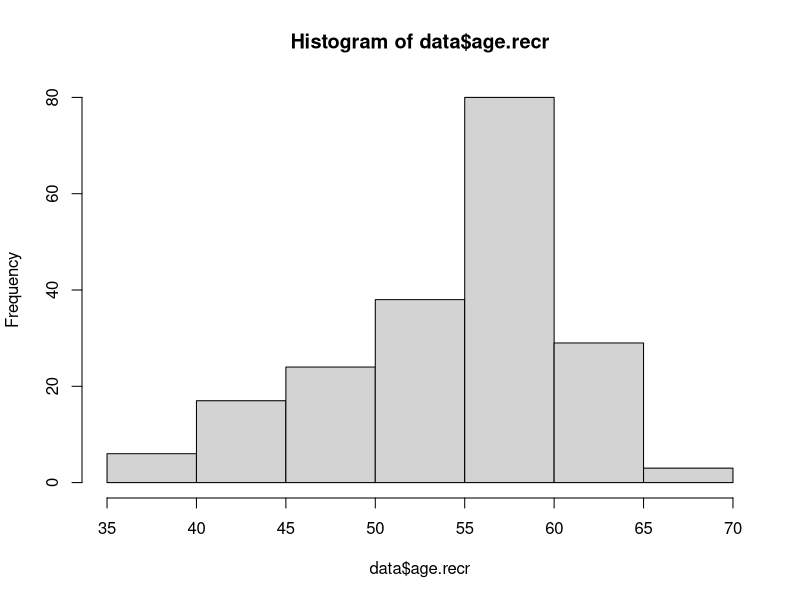
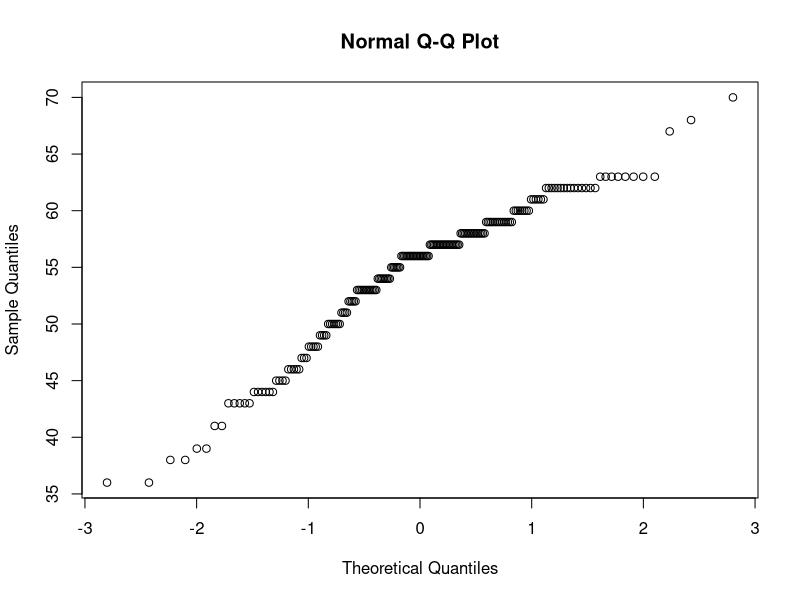
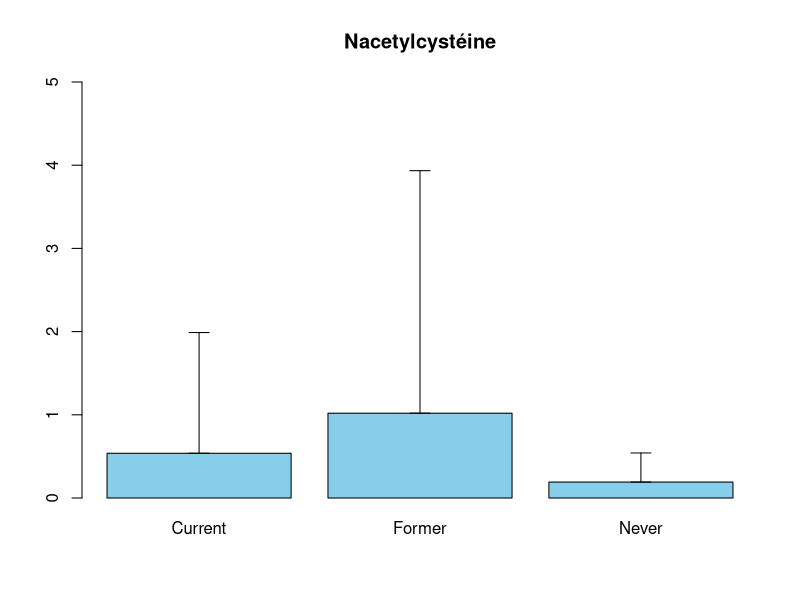
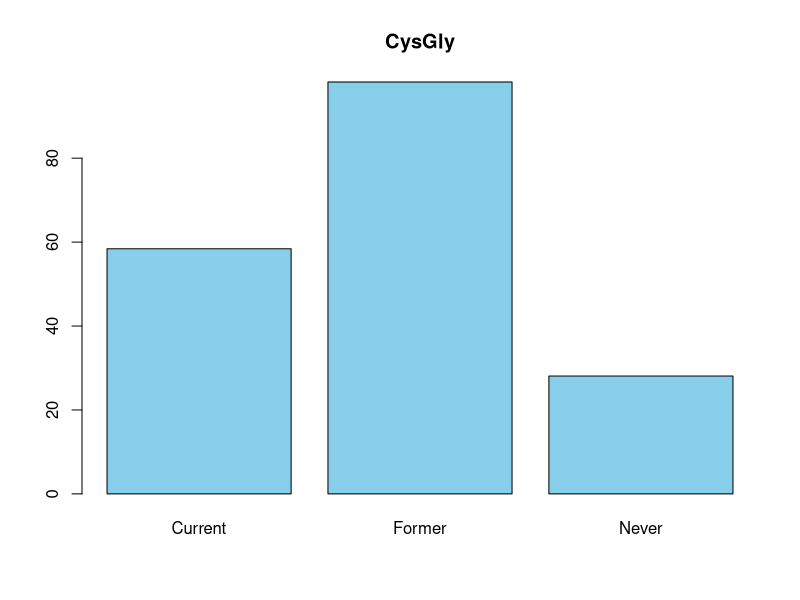
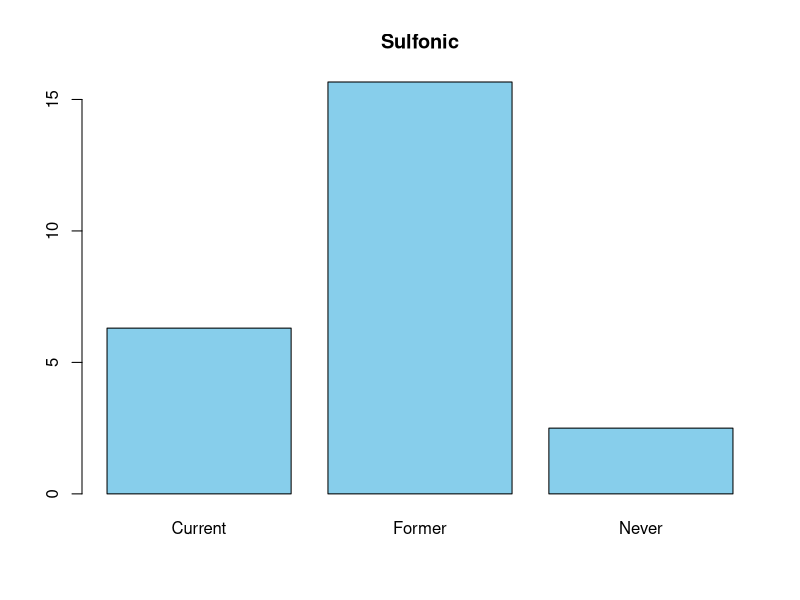
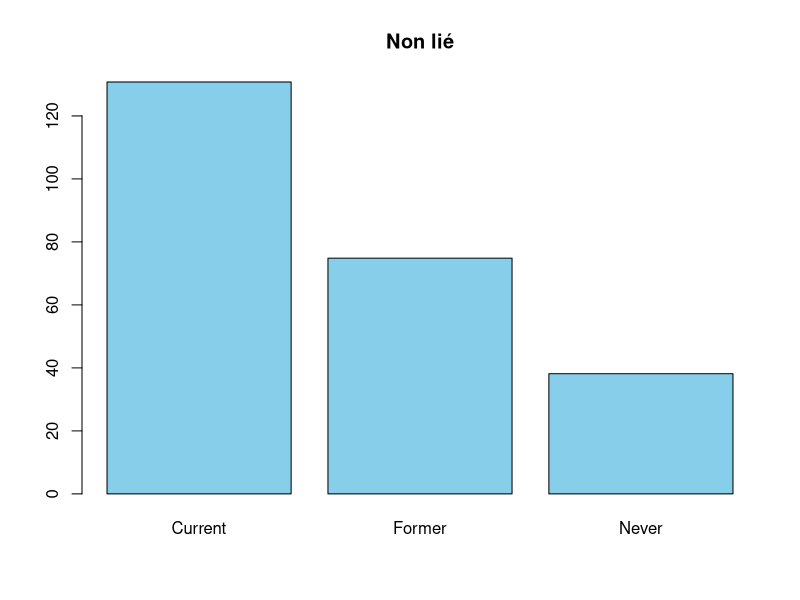
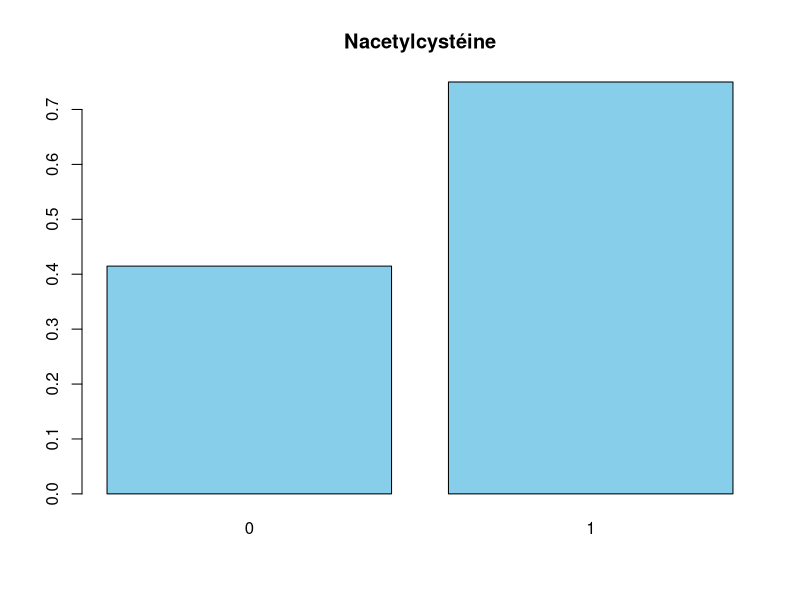
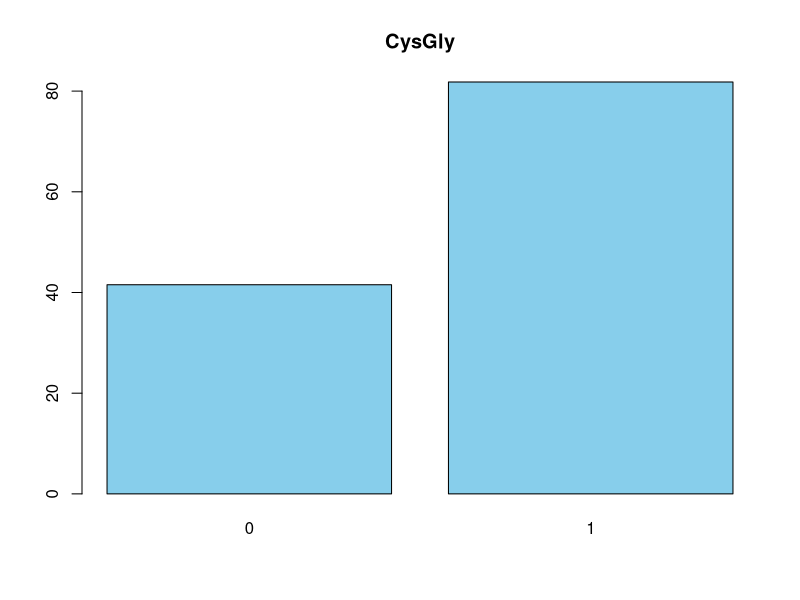

The R source for these figures, in order: (Note: this script raises an error after producing the figures.)
#==========================================================================================================
#                                           Stat descriptives
#==========================================================================================================

getwd()
setwd("C:/Users/Edmond/OneDrive - Université Côte d'Azur/Documents/Cours/Cours Polytech/GB4/S1/Stat/Projet-R-GB4")
data = read.csv("LC-Adductomics.csv")
data
View(data)




# Partie 1
dim(data)
summary(data)

# Détail des moyennes et écart types des Albumines
summary(data$Albumin.adduct.of.CysGly)
summary(data$Albumin.adduct.of.Nacetylcysteine)
summary(data$Albumin.adduct.of.sulfonic.acid)
summary(data$Albumin.unadducted)


table(data$gender)
# 120 hommes et 77 femmes, test stat pour voir si différence significative

table(data$centre)
# 110 personnes sur Turin et 87 à Varese

table(data$smoking_status)
# 67 fumeur actuel, 64 anciens fumeurs et 66 never

table(data$case)
# 101 Sains et 96 Cancéreux 

table(data$case, data$gender)
table(data$case, data$smoking_status)


hist(data$age.recr)
qqnorm(data$age.recr)
shapiro.test(data$age.recr)
# répartition normale pas très claire

# Crée un vecteur pour les moyennes et comparaison en fonction des statut tabagique
(moyennes_par_etat = tapply(data$Albumin.adduct.of.Nacetylcysteine, data$smoking_status, mean))
# Ecart type
ecart_types_par_etat <- tapply(data$Albumin.adduct.of.Nacetylcysteine, data$smoking_status, sd)
# barplot 
bp = barplot(height = moyennes_par_etat, col = "skyblue", main = "Nacetylcystéine", ylim = c(0,5) )
# Barre d'erreur sd
arrows(bp, moyennes_par_etat, bp, moyennes_par_etat + ecart_types_par_etat, angle = 90, code = 3, length = 0.1, col = "black")


(moyennes_par_etat = tapply(data$Albumin.adduct.of.CysGly, data$smoking_status, mean))
barplot(height = moyennes_par_etat, col = "skyblue", main = "CysGly" )

(moyennes_par_etat = tapply(data$Albumin.adduct.of.sulfonic.acid, data$smoking_status, mean))
barplot(height = moyennes_par_etat, col = "skyblue", main = "Sulfonic" )

(moyennes_par_etat = tapply(data$Albumin.unadducted, data$smoking_status, mean))
barplot(height = moyennes_par_etat, col = "skyblue", main = "Non lié" )



moyennes_par_etat = tapply(data$Albumin.adduct.of.Nacetylcysteine, data$case, mean)
barplot(height = moyennes_par_etat, col = "skyblue", main = "Nacetylcystéine" )

moyennes_par_etat = tapply(data$Albumin.adduct.of.CysGly, data$case, mean)
barplot(height = moyennes_par_etat, col = "skyblue", main = "CysGly" )

moyennes_par_etat = tapply(data$Albumin.adduct.of.sulfonic.acid, data$case, mean)
barplot(height = moyennes_par_etat, col = "skyblue", main = "Sulfonic" )

moyennes_par_etat = tapply(data$Albumin.unadducted, data$case, mean)
barplot(height = moyennes_par_etat, col = "skyblue", main = "Non lié" )

#Histogramme 
hist(data$Albumin.adduct.of.Nacetylcysteine)
wilcox.test(data$Albumin.adduct.of.Nacetylcysteine[data$case=="1"],data$Albumin.adduct.of.Nacetylcysteine[data$case=="0"])

hist(data$Albumin.adduct.of.CysGly)
wilcox.test(data$Albumin.adduct.of.CysGly[data$case=="1"],data$Albumin.adduct.of.CysGly[data$case=="0"])

hist(data$Albumin.adduct.of.sulfonic.acid)
wilcox.test(data$Albumin.adduct.of.sulfonic.acid[data$case=="1"],data$Albumin.adduct.of.sulfonic.acid[data$case=="0"])

hist(data$Albumin.unadducted)
wilcox.test(data$Albumin.unadducted[data$case=="1"],data$Albumin.unadducted[data$case=="0"])


mymodel = glm(data$case ~data$Albumin.adduct.of.Nacetylcysteine)
summary(mymodel)

mymodel2 = glm(data$case ~ data$Albumin.adduct.of.CysGly)
summary(mymodel2)

mymodel3 = glm(data$case ~ data$Albumin.adduct.of.sulfonic.acid)
summary(mymodel3)

mymodel4 = glm(data$case ~ data$smoking_status)
summary(mymodel4)



# Visualisation de la corrélation entre les 4 variables numériques
test = data.frame(data$Albumin.adduct.of.Nacetylcysteine, data$Albumin.adduct.of.CysGly, data$Albumin.unadducted, data$Albumin.adduct.of.sulfonic.acid)
pairs(test)



# Calcul des proportions avec prop.table
(proportion <- prop.table(table(data$smoking_status)))
Légende = names(proportion)

library(ggplot2)
# Création du graphique circulaire
ggplot(NULL, aes(x = "", y = proportion, fill = Légende)) +
  geom_bar(stat = "identity", width = 1) +
  coord_polar(theta = "y") +
  scale_fill_manual(values = c("#E69F00", "#56B4E9", "#009E73")) +
  labs(title = "Diagramme circulaire représentant les\n proportions des états tabagiques") +
  theme_void() +
  theme(plot.title = element_text(hjust = 0.5, size = 14)) +
  theme(plot.margin = unit(c(1, 0.5, 1, 1), "cm")) +
  geom_text(aes(label = paste0(round(proportion * 100), "%")), position = position_stack(vjust = 0.5), size = 5)



#============================ Valeurs aberrantes ==============================================

# Mise en forme des données
albumine = c(data$Albumin.adduct.of.Nacetylcysteine , data$Albumin.adduct.of.CysGly ,
            data$Albumin.unadducted , data$Albumin.adduct.of.sulfonic.acid)
type_albumine = rep(c("Albumin.adduct.of.Nacetylcysteine", "Albumin.adduct.of.CysGly",
                  "Albumin.unadducted", "Albumin.adduct.of.sulfonic.acid"), each = 197)

data3 = data.frame(albumine, type_albumine)
View(data3)

library(ggplot2)
# boxplot général pour voir que c'est la d Les points en dehors des traits sont aberrants
ggplot(data3, aes(x=type_albumine,y=albumine, fill=type_albumine)) +
  geom_boxplot()+ 
  xlab(label = "Différents types d'albumines") +
  ylab(label = "Concentration") +
  theme(axis.text.x = element_text(angle=30, hjust=1, vjust=1))+
  theme(legend.position="none")+
  ggtitle("Boxplot des différentes albumines")

# Zoom pour mieux voir
ggplot(data3, aes(x=type_albumine,y=albumine, fill=type_albumine)) +
  geom_boxplot()+ 
  xlab(label = "Différents types d'albumines") +
  ylab(label = "Concentration") +
  theme(axis.text.x = element_text(angle=30, hjust=1, vjust=1))+
  theme(legend.position="none")+
  ggtitle("Boxplot des différentes albumines")+
  ylim(c(0,10))



# Exclusion valeurs aberrantes

# https://delladata.fr/comment-detecter-les-outliers-avec-r/

#============================ CysGly ===============================

# Filtrer les données
(albu_CysGly <- data3[data3$type_albumine == "Albumin.adduct.of.CysGly",])
albu_CysGly2 = albu_CysGly


# Calculer les valeurs aberrantes
# Prend les valeurs supérieures ou inférieurs aux quartiles +-1.5 fois l'écart interquartile
(outliers <- boxplot.stats(data$Albumin.adduct.of.CysGly)$out)

# Afficher les indes des valeurs aberrantes
(index_outliers = which(data$Albumin.adduct.of.CysGly %in% c(outliers)))
# Suppression des valeurs aberrantes
albu_CysGly$albumine[index_outliers] = NaN
boxplot(albu_CysGly$albumine)


data$smoking_status = as.factor(data$smoking_status)
albu = c("Albumin.adduct.of.CysGly", "Albumin.adduct.of.Nacetylcysteine", "Albumin.unadducted", "Albumin.adduct.of.sulfonic.acid")

# Dégage les valeurs aberrantes par état tabagique
for (i in levels(data$smoking_status)){
  outliers = boxplot.stats(data$Albumin.adduct.of.CysGly[data$smoking_status == i])$out
  index_outliers = which(data$Albumin.adduct.of.CysGly %in% c(outliers))
  # Affiche les valeurs détéctées
  print(i)
  print(outliers)
  # Suppression des valeurs aberrantes
  albu_CysGly2$albumine[index_outliers] = NaN
}
boxplot(albu_CysGly2$albumine)

#============================ Nacetyl ===============================

# Filtrer les données
(albu_Nacetyl <- data3[data3$type_albumine == "Albumin.adduct.of.Nacetylcysteine",])
albu_Nacetyl2 = albu_Nacetyl

# Calculer les valeurs aberrantes
# Prend les valeurs supérieures ou inférieurs aux quartiles +-1.5 fois l'écart interquartile
(outliers <- boxplot.stats(data$Albumin.adduct.of.Nacetylcysteine)$out)

# Afficher les indes des valeurs aberrantes
(index_outliers = which(data$Albumin.adduct.of.Nacetylcysteine %in% c(outliers)))
# Suppression des valeurs aberrantes
albu_Nacetyl$albumine[index_outliers] = NaN
boxplot(albu_Nacetyl$albumine)

# Dégage les valeurs aberrantes par état tabagique
for (i in levels(data$smoking_status)){
  outliers = boxplot.stats(data$Albumin.adduct.of.Nacetylcysteine[data$smoking_status == i])$out
  index_outliers = which(data$Albumin.adduct.of.Nacetylcysteine %in% c(outliers))
  # Affiche les valeurs détéctées
  print(i)
  print(outliers)
  # Suppression des valeurs aberrantes
  albu_Nacetyl2$albumine[index_outliers] = NaN
}
boxplot(albu_Nacetyl2$albumine)

#============================ Acide sulfonique ===============================

# Filtrer les données
(albu_sulfo <- data3[data3$type_albumine == "Albumin.adduct.of.sulfonic.acid",])
albu_sulfo2 = albu_sulfo

# Calculer les valeurs aberrantes
# Prend les valeurs supérieures ou inférieurs aux quartiles +-1.5 fois l'écart interquartile
(outliers <- boxplot.stats(data$Albumin.adduct.of.sulfonic.acid)$out)

# Afficher les indes des valeurs aberrantes
(index_outliers = which(data$Albumin.adduct.of.sulfonic.acid %in% c(outliers)))
# Suppression des valeurs aberrantes
albu_sulfo$albumine[index_outliers] = NaN
boxplot(albu_sulfo$albumine)

# Dégage les valeurs aberrantes par état tabagique
for (i in levels(data$smoking_status)){
  outliers = boxplot.stats(data$Albumin.adduct.of.sulfonic.acid[data$smoking_status == i])$out
  index_outliers = which(data$Albumin.adduct.of.sulfonic.acid %in% c(outliers))
  # Affiche les valeurs détéctées
  print(i)
  print(outliers)
  # Suppression des valeurs aberrantes
  albu_sulfo2$albumine[index_outliers] = NaN
}
boxplot(albu_sulfo2$albumine)


#============================ Acide sulfonique ===============================

# Filtrer les données
(albu_non_undu <- data3[data3$type_albumine == "Albumin.unadducted",])
albu_non_undu2 = albu_non_undu

# Calculer les valeurs aberrantes
# Prend les valeurs supérieures ou inférieurs aux quartiles +-1.5 fois l'écart interquartile
(outliers <- boxplot.stats(data$Albumin.unadducted)$out)

# Afficher les indes des valeurs aberrantes
(index_outliers = which(data$Albumin.unadducted %in% c(outliers)))
# Suppression des valeurs aberrantes
albu_non_undu$albumine[index_outliers] = NaN
boxplot(albu_non_undu$albumine)

for (i in levels(data$smoking_status)){
  outliers = boxplot.stats(data$Albumin.unadducted[data$smoking_status == i])$out
  index_outliers = which(data$Albumin.unadducted %in% c(outliers))
  # Affiche les valeurs détéctées
  print(i)
  print(outliers)
  # Suppression des valeurs aberrantes
  albu_non_undu2$albumine[index_outliers] = NaN
}
boxplot(albu_non_undu2$albumine)


#============================ Nouveau dataset sans valeur aberrante ===============================

val_albu = c(albu_CysGly$albumine, albu_Nacetyl$albumine, albu_sulfo$albumine, albu_non_undu$albumine)
val_albu2 = c(albu_CysGly2$albumine, albu_Nacetyl2$albumine, albu_sulfo2$albumine, albu_non_undu2$albumine)
type_Albumine = c(albu_CysGly$type_albumine, albu_Nacetyl$type_albumine, albu_sulfo$type_albumine, albu_non_undu$type_albumine)

data_corr_graph = data.frame(val_albu, type_Albumine)
data_corr_graph2 = data.frame(val_albu2, type_Albumine)

data_corr_graph2

library(ggplot2)
# boxplot général pour voir que c'est mieux
ggplot(data_corr_graph, aes(x=type_Albumine,y=val_albu, fill=type_Albumine)) +
  geom_boxplot()+ 
  xlab(label = "Différents types d'albumines") +
  ylab(label = "Concentration") +
  theme(axis.text.x = element_text(angle=30, hjust=1, vjust=1))+
  theme(legend.position="none")+
  ggtitle("Boxplot des différentes albumines")

ggplot(data_corr_graph2, aes(x=type_Albumine,y=val_albu2, fill=type_Albumine)) +
  geom_boxplot()+ 
  xlab(label = "Différents types d'albumines") +
  ylab(label = "Concentration") +
  theme(axis.text.x = element_text(angle=30, hjust=1, vjust=1))+
  theme(legend.position="none")+
  ggtitle("Boxplot des différentes albumines")

# Zoom pour les plus petits
ggplot(data_corr_graph, aes(x=type_Albumine,y=val_albu, fill=type_Albumine)) +
  geom_boxplot()+ 
  xlab(label = "Différents types d'albumines") +
  ylab(label = "Concentration") +
  theme(axis.text.x = element_text(angle=30, hjust=1, vjust=1))+
  theme(legend.position="none")+
  ggtitle("Boxplot des différentes albumines")+
  ylim(c(0,5))

ggplot(data_corr_graph2, aes(x=type_Albumine,y=val_albu2, fill=type_Albumine)) +
  geom_boxplot()+ 
  xlab(label = "Différents types d'albumines") +
  ylab(label = "Concentration") +
  theme(axis.text.x = element_text(angle=30, hjust=1, vjust=1))+
  theme(legend.position="none")+
  ggtitle("Boxplot des différentes albumines")+
  ylim(c(0,10))


# =============================== Analyse nouveau dataset ===================================

# Implémantation dans le tableau à l'origine
data$CysGly_cor = albu_CysGly$albumine
data$Nacetyl_corr = albu_Nacetyl$albumine
data$sulfo_corr = albu_sulfo$albumine
data$unadducted_corr = albu_non_undu$albumine

data$CysGly_corr2 = albu_CysGly2$albumine
data$Nacetyl_corr2 = albu_Nacetyl2$albumine
data$sulfo_corr2 = albu_sulfo2$albumine
data$unadducted_corr2 = albu_non_undu2$albumine

# Corrélation / ACP


(X = data[12:15])
(X2 = data[8:11])
(Y = data[, 7])


PCA = prcomp(na.omit(X))
PCA2 = prcomp(X2)
out <- summary(PCA2)
ev <- out$importance[2, ]
cum_ev <- out$importance[3, ]

plot(cum_ev,
     pch = 19, col = "navy", las = 1, type = "b", ylim = c(0, 1),
     ylab = "Cumulative proportion of explained variance", xlab = "PCs", cex.lab = 1.5
)



(mypal <- brewer.pal(n = length(unique(Y)), name = "Paired"))
(mycolors <- mypal[as.numeric(as.factor(Y))])

plot(PCA2$x[, 1:2],
     pch = 19, las = 1, col = mycolors, cex.lab = 1.5,
     xlab = substitute(PC[1] * " (" * a * "% e.v.)", list(a = round(ev[1] * 100, digits = 2))),
     ylab = substitute(PC[2] * " (" * a * "% e.v.)", list(a = round(ev[2] * 100, digits = 2)))
)
legend("topright", pch = 19, col = mypal, legend = levels(as.factor(Y)), pt.cex = 1, cex = 1.2)


par(mfrow = c(1, 1))
mycor <- cor(na.omit(X), PCA$x[, 1:2])
plot(mycor[, 1:2],
     xlim = c(-1.5, 1.5), ylim = c(-1.5, 1.5), cex = 0.1, pch = 19, las = 1, cex.lab = 1.5,
     xlab = substitute(PC[1] * " (" * a * "% e.v.)", list(a = round(ev[1] * 100, digits = 2))),
     ylab = substitute(PC[2] * " (" * a * "% e.v.)", list(a = round(ev[2] * 100, digits = 2)))
)
arrows(
  x0 = rep(0, nrow(mycor)), y0 = rep(0, nrow(mycor)),
  x1 = mycor[, 1], y1 = mycor[, 2], length = 0.1, col = "navy"
)
abline(h = 0, lty = 2)
abline(v = 0, lty = 2)
xseq <- seq(-1, 1, length.out = 10000)
lines(xseq, sqrt(1 - xseq^2))
lines(xseq, -sqrt(1 - xseq^2))
text(mycor[, 1] + sign(mycor[, 1]) * 0.25, mycor[, 2] + 0.1, labels = colnames(X), cex = 1.2, col = "navy")


# Coorélation test
pairs(data.frame(data$CysGly_cor, data$unadducted_corr, data$sulfo_corr, data$Nacetyl_corr))
plot(data$CysGly_cor, data$unadducted_corr)

help(cor.test) #spearman cra ne suit pas loi normale
cor.test(data$Nacetyl_corr, data$CysGly_cor, method = "spearman" ) # p value =  3.979e-11
cor.test(data$Albumin.adduct.of.Nacetylcysteine, data$Albumin.adduct.of.CysGly, method = "spearman")

cor.test(data$Nacetyl_corr, data$sulfo_corr, method = "spearman")# p = 6.324e-07
cor.test(data$Albumin.adduct.of.Nacetylcysteine, data$Albumin.adduct.of.sulfonic.acid, method = "spearman")

cor.test(data$Nacetyl_corr, data$unadducted_corr, method = "spearman") #p = 0.02825
cor.test(data$Albumin.adduct.of.Nacetylcysteine, data$Albumin.unadducted, method = "spearman")


cor.test(data$CysGly_cor, data$sulfo_corr, method = "spearman") # 0.097
cor.test(data$Albumin.adduct.of.CysGly, data$Albumin.adduct.of.sulfonic.acid, method = "spearman") # 0.047

cor.test(data$CysGly_cor, data$unadducted_corr, method = "spearman") # 2.236e-09
cor.test(data$Albumin.adduct.of.CysGly, data$Albumin.unadducted, method = "spearman")


cor.test(data$unadducted_corr, data$sulfo_corr, method = "spearman")# 0.1271
cor.test(data$Albumin.unadducted, data$Albumin.adduct.of.sulfonic.acid, method = "spearman") #0.006



for (i in seq(12,15)){
  mymodel = lm(c(data[,i])~data$Nacetyl_corr)
  qqnorm(mymodel$residuals)
}

for (i in seq(12,15)){
  mymodel = lm(c(data[,i])~data$sulfo_corr)
  qqnorm(mymodel$residuals)
}

for (i in seq(12,15)){
  mymodel = lm(c(data[,i])~data$CysGly_cor)
  qqnorm(mymodel$residuals)
}
# modèle de régression linéaire non valide, car pas de normalité des résidus



# test de dépendance

chisq.test(table(data$case, data$smoking_status)) # p value = 3.058e-7 donc statut tabgique influe sur cancer
barplot(table(data$case, data$smoking_status), legend.text = c("Sain","Cancer"))
####### A refaire sur ggplot
mymodel2 = glm(data$case ~ data$smoking_status, family = "binomial")
summary(mymodel2)
# baisse logit de la proba de 1.12 si former et de 2.06 si never comparé à Current

chisq.test(table(data$centre, data$case)) # Pas de diff entre les centres pour cancer et tabgisme
chisq.test(table(data$centre, data$smoking_status))

# Test moyenne entre adductomic et cancer

# moyenne CysGly selon état tabagique
mean(na.omit(data$CysGly_cor[data$smoking_status == "Former"]),)
mean(na.omit(data$CysGly_cor[data$smoking_status == "Current"]),)
mean(na.omit(data$CysGly_cor[data$smoking_status == "Never"]),)

mean(na.omit(data$CysGly_corr2[data$smoking_status == "Former"]),)
mean(na.omit(data$CysGly_corr2[data$smoking_status == "Current"]),)
mean(na.omit(data$CysGly_corr2[data$smoking_status == "Never"]),)


# moyenne acide sulfonique selon état tabagique
mean(na.omit(data$sulfo_corr[data$smoking_status == "Former"]),)
mean(na.omit(data$sulfo_corr[data$smoking_status == "Current"]),)
mean(na.omit(data$sulfo_corr[data$smoking_status == "Never"]),)

mean(na.omit(data$sulfo_corr2[data$smoking_status == "Former"]),)
mean(na.omit(data$sulfo_corr2[data$smoking_status == "Current"]),)
mean(na.omit(data$sulfo_corr2[data$smoking_status == "Never"]),)

# moyenne Nacetyl selon état tabagique
mean(na.omit(data$Nacetyl_corr[data$smoking_status == "Former"]),)
mean(na.omit(data$Nacetyl_corr[data$smoking_status == "Current"]),)
mean(na.omit(data$Nacetyl_corr[data$smoking_status == "Never"]),)

mean(na.omit(data$Nacetyl_corr2[data$smoking_status == "Former"]),)
mean(na.omit(data$Nacetyl_corr2[data$smoking_status == "Current"]),)
mean(na.omit(data$Nacetyl_corr2[data$smoking_status == "Never"]),)


# moyenne non adducté selon état tabagique
mean(na.omit(data$unadducted_corr[data$smoking_status == "Former"]),)
mean(na.omit(data$unadducted_corr[data$smoking_status == "Current"]),)
mean(na.omit(data$unadducted_corr[data$smoking_status == "Never"]),)

mean(na.omit(data$unadducted_corr2[data$smoking_status == "Former"]),)
mean(na.omit(data$unadducted_corr2[data$smoking_status == "Current"]),)
mean(na.omit(data$unadducted_corr2[data$smoking_status == "Never"]),)


# Les tests

########## CysGly ############
wilcox.test(data$CysGly_cor[data$case == "0"], data$CysGly_cor[data$case == "1"])
summary(glm(data$case ~ data$CysGly_cor, family = "binomial"))

wilcox.test(data$CysGly_corr2[data$case == "0"], data$CysGly_corr2[data$case == "1"])
summary(glm(data$case ~ data$CysGly_corr2, family = "binomial"))

wilcox.test(data$Albumin.adduct.of.CysGly[data$case == "0"], data$Albumin.adduct.of.CysGly[data$case == "1"])
summary(glm(data$case ~ data$Albumin.adduct.of.CysGly, family = "binomial"))


############# Nacetyl ##############
wilcox.test(data$Nacetyl_corr[data$case == "0"], data$Nacetyl_corr[data$case == "1"])
summary(glm(data$case ~ data$Nacetyl_corr, family = "binomial"))

wilcox.test(data$Nacetyl_corr2[data$case == "0"], data$Nacetyl_corr2[data$case == "1"])
summary(glm(data$case ~ data$Nacetyl_corr2, family = "binomial"))

wilcox.test(data$Albumin.adduct.of.Nacetylcysteine[data$case == "0"], data$Albumin.adduct.of.Nacetylcysteine[data$case == "1"])
summary(glm(data$case ~ data$Albumin.adduct.of.Nacetylcysteine, family = "binomial"))


############ Non adductée ###########
wilcox.test(data$Albumin.unadducted[data$case == "0"], data$Albumin.unadducted[data$case == "1"])
summary(glm(data$case ~ data$Albumin.unadducted, family = "binomial"))

wilcox.test(data$unadducted_corr2[data$case == "0"], data$unadducted_corr2[data$case == "1"])
summary(glm(data$case ~ data$unadducted_corr2, family = "binomial"))


wilcox.test(data$unadducted_corr[data$case == "0"], data$unadducted_corr[data$case == "1"])
summary(glm(data$case ~ data$unadducted_corr, family = "binomial"))


########### Acide sulfonique ##########
wilcox.test(data$sulfo_corr[data$case == "0"], data$sulfo_corr[data$case == "1"])
summary(glm(data$case ~ data$sulfo_corr, family = "binomial"))

wilcox.test(data$sulfo_corr2[data$case == "0"], data$sulfo_corr2[data$case == "1"])
summary(glm(data$case ~ data$sulfo_corr2, family = "binomial"))

wilcox.test(data$Albumin.adduct.of.sulfonic.acid[data$case == "0"], data$Albumin.adduct.of.sulfonic.acid[data$case == "1"])
summary(glm(data$case ~ data$Albumin.adduct.of.sulfonic.acid, family = "binomial"))

##### TEst kruskall/ Dunn  ####
kruskal.test(data$CysGly_cor, data$smoking_status)
kruskal.test(data$CysGly_corr2, data$smoking_status)
kruskal.test(data$Albumin.adduct.of.CysGly, data$smoking_status)


kruskal.test(data$Nacetyl_corr, data$smoking_status)
kruskal.test(data$Nacetyl_corr2, data$smoking_status)
kruskal.test(data$Albumin.adduct.of.Nacetylcysteine, data$smoking_status)

dunn.test(data$Nacetyl_corr, data$smoking_status,  method = "bonferroni")
dunn.test(data$Nacetyl_corr2, data$smoking_status,  method = "bonferroni")
dunn.test(data$Albumin.adduct.of.Nacetylcysteine, data$smoking_status,  method = "bonferroni")

kruskal.test(data$Albumin.unadducted, data$smoking_status)
dunn.test(data$Albumin.unadducted, data$smoking_status,  method = "bonferroni")

kruskal.test(data$unadducted_corr2, data$smoking_status)
dunn.test(data$unadducted_corr2, data$smoking_status,  method = "bonferroni")

kruskal.test(data$unadducted_corr, data$smoking_status)
dunn.test(data$unadducted_corr, data$smoking_status,  method = "bonferroni")


kruskal.test(data$Albumin.adduct.of.sulfonic.acid, data$smoking_status)
kruskal.test(data$sulfo_corr, data$smoking_status)
kruskal.test(data$sulfo_corr2, data$smoking_status)
dunn.test(data$sulfo_corr2, data$smoking_status)

help(tapply)
# Ecart type
ecart_types_par_etat <- tapply(data$CysGly_cor, data$smoking_status, sd)
# barplot 
bp = barplot(height = moyennes_par_etat, col = "skyblue", main = "CysGly", ylim = c(0,5) )
# Barre d'erreur sd
arrows(bp, moyennes_par_etat, bp, moyennes_par_etat + ecart_types_par_etat, angle = 90, code = 3, length = 0.1, col = "black")















# ========================= RAndom Forest
data = read.csv("LC-Adductomics.csv")
data$Code.participants = NULL
data$centre = NULL

data$Albumin.adduct.of.Nacetylcysteine = NULL
data$Albumin.unadducted= NULL
data$Albumin.adduct.of.sulfonic.acid = NULL
data$Albumin.adduct.of.CysGly = NULL

data$CysGly_corr2 = albu_CysGly2$albumine
data$Nacetyl_corr2 = albu_Nacetyl2$albumine
data$sulfo_corr2 = albu_sulfo2$albumine
data$unadducted_corr2 = albu_non_undu2$albumine

precision = c()
for (i in seq(1:200)){
  # Préparation des données 70 apprentissage et 30 de test
  # Ressort 70% des lignes
  (train_idx = sample(1:nrow(data), 0.7*nrow(data)))
  (train_data = data[train_idx,])
  (test_data = data[-train_idx,])
  
  dim(test_data) # 45 données
  dim(train_data) # 105 données
  
  # Prédiction de l'espèce en fonction des autres variables en utilisant 100 arbres
  (rf_model = randomForest(as.factor(case) ~ ., data = train_data, ntree = 100, na.action = na.omit))
  help(randomForest)
  # Predictions des espèces sur les données test
  (predictions = predict(rf_model, test_data))
  
  # Calcul le nombre de bonnes prédictions en %
  (accuracy = sum(na.omit(predictions) == test_data$case) / nrow(test_data))
  # 97.8% donc le modèle a une exactitude plus que satisfaisante
  
  # Extrait les variables les plus importantes
  (features_importance = importance(rf_model))
  
  (sorted_importance = features_importance[order(-features_importance),])
  precision = c(precision, accuracy)
  print(i)
 # print(sorted_importance)
  
}
print(mean(precision)) # Après 100 tours, précision moyenne de 56%
  
barplot(sorted_importance, horiz = F, main = "Importance des Caractéristiques", xlab = "Scored d'importance",
        cex.names =0.8, las = 1)

(df = as.data.frame(sorted_importance))

ggplot(geom_bar(df))

ggplot(df, aes(x = rownames(df), y = df$sorted_importance , fill = rownames(df))) +
  geom_bar(stat = "identity")+
  theme_minimal()
  #labs(x = "Réaction", y = "Valeur", fill = "Traitement")
